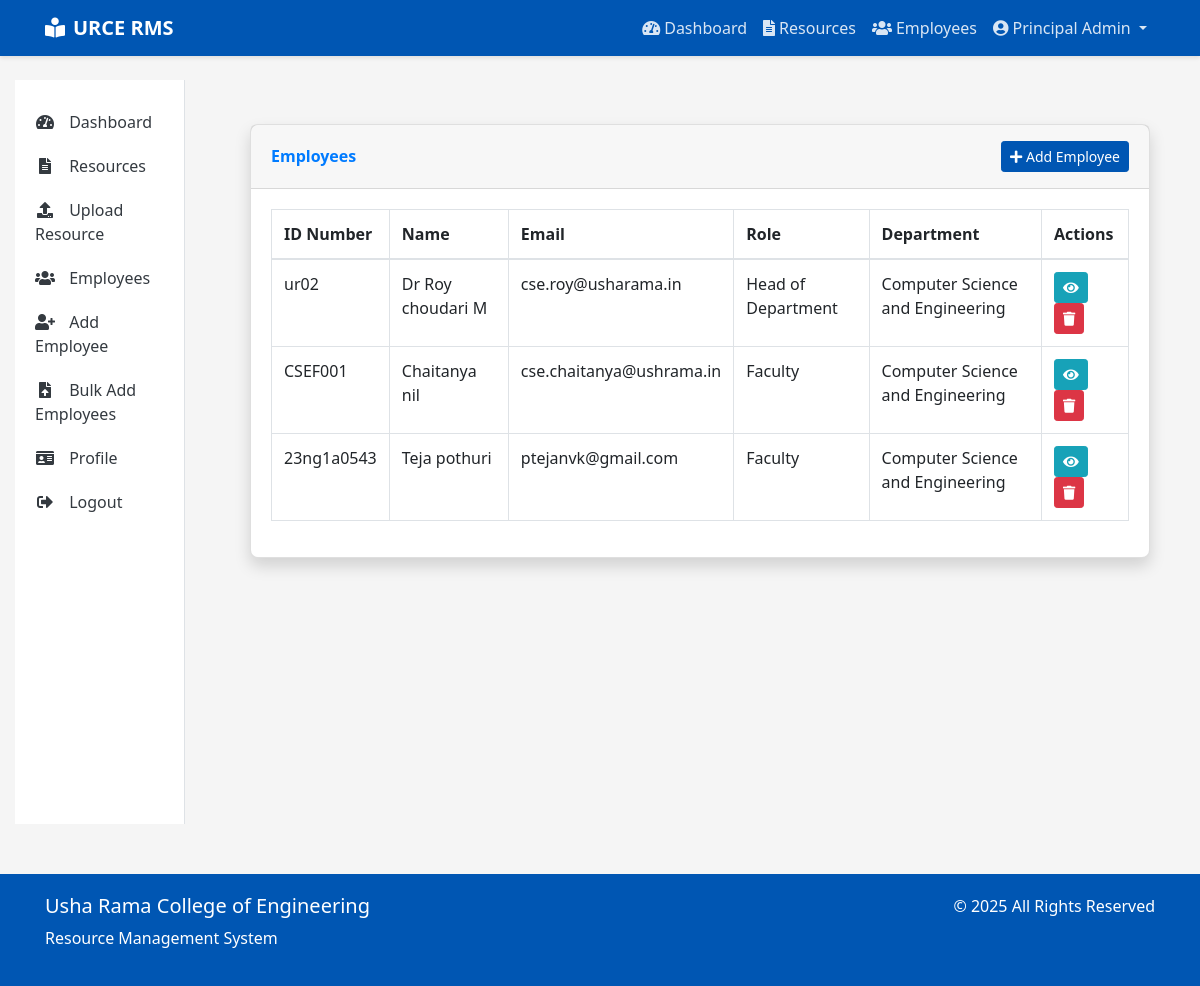
The page /employees/ (signed in) on the database as committed earlier.
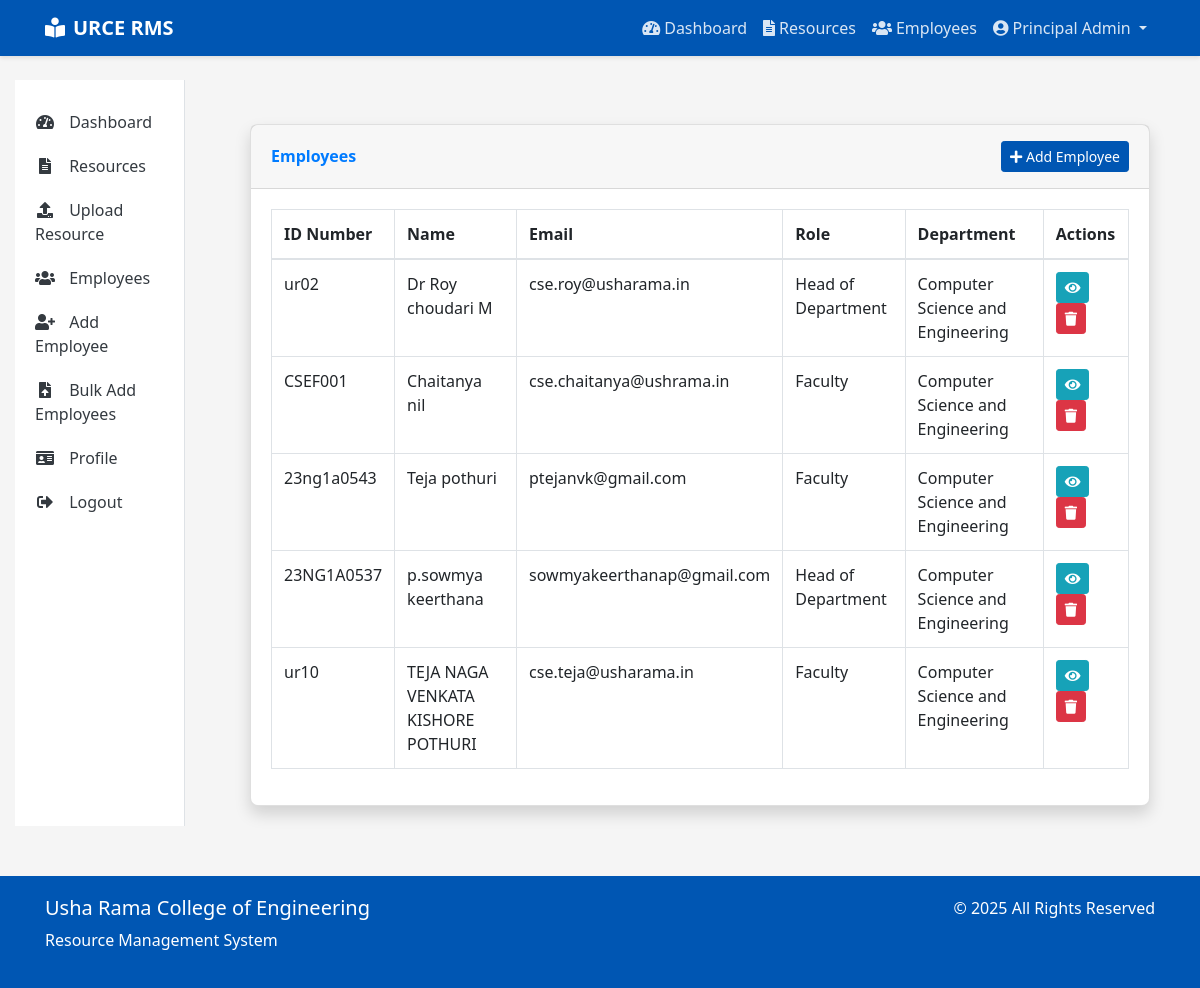
The same page on the database as committed later.
### accounts/models.py (models this page shows, shortened)
class User(AbstractUser):
    ROLE_CHOICES = (
        ('STUDENT', 'Student'),
        ('FACULTY', 'Faculty'),
        ('HOD', 'Head of Department'),
        ('PRINCIPAL', 'Principal'),
        ('NON_TEACHING', 'Non-Teaching Staff'),
    )
    username = None
    email = models.EmailField(_('email address'), unique=True)
    id_number = models.CharField(max_length=20, unique=True)
    phone_number = models.CharField(max_length=15, blank=True, null=True)
    department = models.ForeignKey(Department, on_delete=models.SET_NULL, null=True, blank=True)
    role = models.CharField(max_length=20, choices=ROLE_CHOICES, default='STUDENT')
    profile_picture = models.ImageField(upload_to='profile_pics/', blank=True, null=True)
    USERNAME_FIELD = 'email'
    REQUIRED_FIELDS = []
    objects = UserManager()
    @property
    def is_faculty(self):
        return self.role == 'FACULTY'
    @property
    def is_hod(self):
        return self.role == 'HOD'
    @property
    def is_principal(self):
        return self.role == 'PRINCIPAL'

class Department(models.Model):
    name = models.CharField(max_length=100)
    code = models.CharField(max_length=10, unique=True)
    created_at = models.DateTimeField(auto_now_add=True)
    updated_at = models.DateTimeField(auto_now=True)

### main/views.py (the view)
# urls.py: path('employees/', views.employee_list, name='employee_list'),
@login_required
@user_passes_test(is_principal_or_hod)
def employee_list(request):
    if request.user.is_principal:
        employees = User.objects.filter(role__in=['FACULTY', 'HOD']).select_related('department')
    else:  # HOD
        employees = User.objects.filter(department=request.user.department, role='FACULTY')
    context = {
        'title': 'Employees',
        'employees': employees
    }
    return render(request, 'main/employee_list.html', context)

### main/views.py (called while the page is built)
def is_principal_or_hod(user):
    return user.is_authenticated and (user.is_principal or user.is_hod)

### templates/main/employee_list.html (shortened to what this page needs)
{% extends 'base.html' %}
{% block content %}
<div class="container mt-4">
    <div class="row">
        <div class="col-12">
            <div class="card shadow">
                <div class="card-header py-3 d-flex justify-content-between align-items-center">
                    <h6 class="m-0 font-weight-bold text-primary">Employees</h6>
                    {% if user.is_principal %}
                    <a href="{% url 'add_faculty' %}" class="btn btn-primary btn-sm">
                        <i class="fas fa-plus"></i> Add Employee
                    </a>
                    {% elif user.is_hod %}
                    <a href="{% url 'add_faculty_hod' %}" class="btn btn-primary btn-sm">
                        <i class="fas fa-plus"></i> Add Faculty
                    </a>
                    {% endif %}
                </div>
                <div class="card-body">
                    {% if employees %}
                    <div class="table-responsive">
                        <table class="table table-bordered" id="dataTable">
                            <thead>
                                <tr>
                                    <th>ID Number</th>
                                    <th>Name</th>
                                    <th>Email</th>
                                    <th>Role</th>
                                    {% if user.is_principal %}
                                    <th>Department</th>
                                    {% endif %}
                                    <th>Actions</th>
                                </tr>
                            </thead>
                            <tbody>
                                {% for employee in employees %}
                                <tr>
                                    <td>{{ employee.id_number }}</td>
                                    <td>{{ employee.get_full_name }}</td>
                                    <td>{{ employee.email }}</td>
                                    <td>{{ employee.get_role_display }}</td>
                                    {% if user.is_principal %}
                                    <td>{{ employee.department.name }}</td>
                                    {% endif %}
                                    <td>
                                        <a href="{% url 'employee_detail' employee.pk %}" class="btn btn-info btn-sm">
                                            <i class="fas fa-eye"></i>
                                        </a>
                                        <button type="button" class="btn btn-danger btn-sm" data-toggle="modal" data-target="#deleteModal{{ employee.pk }}">
                                            <i class="fas fa-trash"></i>
                                        </button>
                                    </td>
                                </tr>
                                {% endfor %}
                            </tbody>
                        </table>
                    </div>
                    {% else %}
                    <p class="text-center">No employees found.</p>
                    {% endif %}
                </div>
            </div>
        </div>
    </div>
</div>
{% endblock %}

### templates/base.html (shortened to what this page needs)
<!DOCTYPE html>
<html lang="en">
<head>
    <link rel="stylesheet" href="https://cdn.jsdelivr.net/npm/bootstrap@4.6.0/dist/css/bootstrap.min.css">
    <link rel="stylesheet" href="https://cdnjs.cloudflare.com/ajax/libs/font-awesome/5.15.3/css/all.min.css">
</head>
<body>
    <nav class="navbar navbar-expand-lg navbar-dark">
        <div class="container">
            <a class="navbar-brand" href="{% url 'home' %}">
                <i class="fas fa-book-reader mr-2"></i>URCE RMS
            </a>
            <div class="collapse navbar-collapse" id="navbarNav">
                <ul class="navbar-nav ml-auto">
                    {% if user.is_authenticated %}
                        <li class="nav-item">
                            <a class="nav-link" href="{% url 'dashboard' %}">
                                <i class="fas fa-tachometer-alt mr-1"></i>Dashboard
                            </a>
                        </li>
                        <li class="nav-item">
                            <a class="nav-link" href="{% url 'resource_list' %}">
                                <i class="fas fa-file-alt mr-1"></i>Resources
                            </a>
                        </li>
                        {% if user.is_principal or user.is_hod %}
                        <li class="nav-item">
                            <a class="nav-link" href="{% url 'employee_list' %}">
                                <i class="fas fa-users mr-1"></i>Employees
                            </a>
                        </li>
                        {% endif %}
                        <li class="nav-item dropdown">
                            <a class="nav-link dropdown-toggle" href="#" id="userDropdown" role="button" data-toggle="dropdown" aria-haspopup="true" aria-expanded="false">
                                <i class="fas fa-user-circle mr-1"></i>{{ user.get_full_name|default:user.email }}
                            </a>
                        </li>
                    {% endif %}
                </ul>
            </div>
        </div>
    </nav>
    <div class="container-fluid mt-4">
        <div class="row">
            {% if user.is_authenticated and not hide_sidebar %}
                <div class="col-md-3 col-lg-2 d-none d-md-block">
                    <div class="sidebar">
                        <a href="{% url 'dashboard' %}" class="sidebar-link {% if request.path == '/dashboard/' %}active{% endif %}">
                            <i class="fas fa-tachometer-alt"></i> Dashboard
                        </a>
                        <a href="{% url 'resource_list' %}" class="sidebar-link {% if '/resources/' in request.path %}active{% endif %}">
                            <i class="fas fa-file-alt"></i> Resources
                        </a>
                        {% if user.is_faculty or user.is_hod or user.is_principal %}
                        <a href="{% url 'upload_resource' %}" class="sidebar-link {% if request.path == '/resources/upload/' %}active{% endif %}">
                            <i class="fas fa-upload"></i> Upload Resource
                        </a>
                        {% endif %}
                        {% if user.is_principal or user.is_hod %}
                        <a href="{% url 'employee_list' %}" class="sidebar-link {% if '/accounts/employees/' in request.path %}active{% endif %}">
                            <i class="fas fa-users"></i> Employees
                        </a>
                        {% endif %}
                        {% if user.is_principal %}
                        <a href="{% url 'add_faculty' %}" class="sidebar-link {% if request.path == '/accounts/employees/add/' %}active{% endif %}">
                            <i class="fas fa-user-plus"></i> Add Employee
                        </a>
                        <a href="{% url 'bulk_add_employees' %}" class="sidebar-link {% if request.path == '/accounts/employees/bulk-add/' %}active{% endif %}">
                            <i class="fas fa-file-upload"></i> Bulk Add Employees
                        </a>
                        {% endif %}
                        <a href="{% url 'profile' %}" class="sidebar-link {% if request.path == '/accounts/profile/' %}active{% endif %}">
                            <i class="fas fa-id-card"></i> Profile
                        </a>
                        <a href="{% url 'logout' %}" class="sidebar-link">
                            <i class="fas fa-sign-out-alt"></i> Logout
                        </a>
                    </div>
                </div>
                <div class="col-md-9 col-lg-10">
            {% else %}
                <div class="col-12">
            {% endif %}
                <div class="content">
                    {% block content %}{% endblock %}
                </div>
            </div>
        </div>
    </div>
    <footer class="footer">
        <div class="container">
            <div class="row">
                <div class="col-md-6">
                    <h5>Usha Rama College of Engineering</h5>
                    <p>Resource Management System</p>
                </div>
                <div class="col-md-6 text-md-right">
                    <p>&copy; {% now "Y" %} All Rights Reserved</p>
                </div>
            </div>
        </div>
    </footer>
</body>
</html>

### templates/base.html (style rules this page uses)
:root { --primary-color: #0056b3; --secondary-color: #28a745; --accent-color: #ffc107; --text-color: #343a40; --light-bg: #f8f9fa; }
body { font-family: 'Segoe UI', Tahoma, Geneva, Verdana, sans-serif; color: var(--text-color); background-color: #f5f5f5; }
.navbar { background-color: var(--primary-color); box-shadow: 0 2px 4px rgba(0, 0, 0, 0.1); }
.navbar-brand { font-weight: bold; color: white !important; }
.nav-link { color: rgba(255, 255, 255, 0.85) !important; transition: color 0.3s; }
.btn-primary { background-color: var(--primary-color); border-color: var(--primary-color); }
.card { border-radius: 8px; box-shadow: 0 4px 6px rgba(0, 0, 0, 0.1); transition: transform 0.3s, box-shadow 0.3s; }
.footer { background-color: var(--primary-color); color: white; padding: 20px 0; margin-top: 50px; }
.sidebar { background-color: white; border-right: 1px solid #dee2e6; height: 100%; min-height: calc(100vh - 56px); padding: 20px 0; }
.sidebar-link { display: block; padding: 10px 20px; color: var(--text-color); transition: background-color 0.3s, color 0.3s; text-decoration: none; }
.sidebar-link i { margin-right: 10px; width: 20px; text-align: center; }
.content { padding: 20px; }
.fade-in { animation: fadeIn 0.5s ease-in; }

Rows that differ between the two databases and show on the page:
added User: id_number "23NG1A0537", get_full_name "p.sowmya keerthana", email "sowmyakeerthanap@gmail.com", role "Head of Department", department.name "Computer Science and Engineering"
added User: id_number "ur10", get_full_name "TEJA NAGA VENKATA KISHORE POTHURI", email "cse.teja@usharama.in", role "Faculty", department.name "Computer Science and Engineering"
